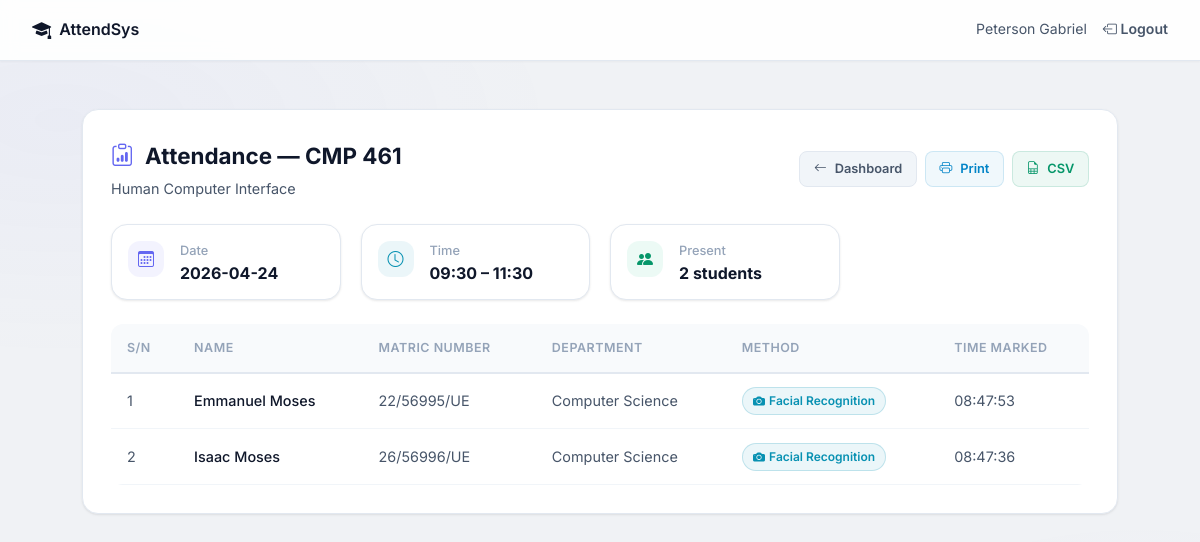
The app's page /view_attendance/1 (signed in) with its own data.
### models.py (models this page shows)
class User(db.Model, UserMixin):
    __tablename__ = 'users'
    id = db.Column(db.Integer, primary_key=True)
    username = db.Column(db.String(100), unique=True, nullable=False)
    password = db.Column(db.String(200), nullable=False)
    role = db.Column(db.String(20), nullable=False) # 'admin', 'lecturer', 'student'
    name = db.Column(db.String(100), nullable=False)
    department = db.Column(db.String(100), nullable=True) # Important for students
    photo_path = db.Column(db.String(200), nullable=True)
    face_encoding = db.Column(db.Text, nullable=True) # Store JSON string of 128-d array
    qr_code_path = db.Column(db.String(200), nullable=True)
    registered_by = db.Column(db.Integer, db.ForeignKey('users.id'), nullable=True)
    courses = db.relationship('Course', backref='lecturer', cascade="all, delete-orphan", lazy=True)
    attendances = db.relationship('Attendance', backref='student', cascade="all, delete-orphan", lazy=True)

class Course(db.Model):
    __tablename__ = 'courses'
    id = db.Column(db.Integer, primary_key=True)
    course_code = db.Column(db.String(20), unique=True, nullable=False)
    course_name = db.Column(db.String(150), nullable=False)
    lecturer_id = db.Column(db.Integer, db.ForeignKey('users.id'), nullable=False)
    sessions = db.relationship('Session', backref='course', cascade="all, delete-orphan", lazy=True)

class Session(db.Model):
    __tablename__ = 'sessions'
    id = db.Column(db.Integer, primary_key=True)
    course_id = db.Column(db.Integer, db.ForeignKey('courses.id'), nullable=False)
    date = db.Column(db.Date, nullable=False, default=datetime.utcnow().date)
    start_time = db.Column(db.Time, nullable=False)
    end_time = db.Column(db.Time, nullable=False)
    attendances = db.relationship('Attendance', backref='session', cascade="all, delete-orphan", lazy=True)

class Attendance(db.Model):
    __tablename__ = 'attendances'
    id = db.Column(db.Integer, primary_key=True)
    session_id = db.Column(db.Integer, db.ForeignKey('sessions.id'), nullable=False)
    student_id = db.Column(db.Integer, db.ForeignKey('users.id'), nullable=False)
    timestamp = db.Column(db.DateTime, nullable=False, default=datetime.utcnow)
    method = db.Column(db.String(50), nullable=False) # 'QR Code' or 'Facial Recognition'
    __table_args__ = (
        db.UniqueConstraint('session_id', 'student_id', name='unique_attendance'),
    )

### routes.py (the view)
@main.route('/view_attendance/<int:session_id>')
@login_required
def view_attendance(session_id):
    if current_user.role != 'lecturer' and current_user.role != 'admin':
        return redirect(url_for('main.login'))
    session = Session.query.get_or_404(session_id)
    attendances = session.attendances
    return render_template('view_attendance.html', session=session, attendances=attendances)

### app.py (called while the page is built)
@login_manager.user_loader
def load_user(user_id):
    return User.query.get(int(user_id))

### templates/view_attendance.html (shortened to what this page needs)
{% extends "base.html" %}
{% block body %}
<div style="position:relative;z-index:1;min-height:100vh;">
    <nav>
        <a href="{{ url_for('main.login') }}" style="display:flex;align-items:center;gap:.5rem;">
            <i class="bi bi-mortarboard-fill" style="font-size:1.2rem;"></i> AttendSys
        </a>
        <div class="nav-links">
            {% if current_user.is_authenticated %}
                <span>{{ current_user.name }}</span>
                <a href="{{ url_for('main.logout') }}"><i class="bi bi-box-arrow-left"></i> Logout</a>
            {% endif %}
        </div>
    </nav>
    <div class="container">
        <div class="glass-card">
            <div style="display:flex;justify-content:space-between;align-items:center;flex-wrap:wrap;gap:1rem;margin-bottom:1.5rem;">
                <div>
                    <h2 style="margin-bottom:.25rem;">
                        <i class="bi bi-clipboard-data" style="color:var(--primary);margin-right:.4rem;"></i>
                        Attendance — {{ session.course.course_code }}
                    </h2>
                    <p style="color:var(--text-secondary);font-size:.9rem;">{{ session.course.course_name }}</p>
                </div>
                <div class="btn-group">
                    <a href="{{ url_for('main.lecturer_dashboard') }}" class="btn btn-secondary btn-sm">
                        <i class="bi bi-arrow-left"></i> Dashboard
                    </a>
                    <a href="{{ url_for('main.print_report', session_id=session.id) }}" class="btn btn-info btn-sm">
                        <i class="bi bi-printer"></i> Print
                    </a>
                    <a href="{{ url_for('main.download_report', session_id=session.id) }}" class="btn btn-success btn-sm">
                        <i class="bi bi-file-earmark-spreadsheet"></i> CSV
                    </a>
                </div>
            </div>
            <div class="stats-grid" style="margin-bottom:1.5rem;">
                <div class="stat-card" style="padding:1rem;">
                    <div class="stat-icon indigo" style="width:36px;height:36px;font-size:1rem;"><i class="bi bi-calendar3"></i></div>
                    <div class="stat-info">
                        <div class="stat-label">Date</div>
                        <div class="stat-value" style="font-size:1rem;">{{ session.date }}</div>
                    </div>
                </div>
                <div class="stat-card" style="padding:1rem;">
                    <div class="stat-icon cyan" style="width:36px;height:36px;font-size:1rem;"><i class="bi bi-clock"></i></div>
                    <div class="stat-info">
                        <div class="stat-label">Time</div>
                        <div class="stat-value" style="font-size:1rem;">{{ session.start_time.strftime('%H:%M') }} – {{ session.end_time.strftime('%H:%M') }}</div>
                    </div>
                </div>
                <div class="stat-card" style="padding:1rem;">
                    <div class="stat-icon emerald" style="width:36px;height:36px;font-size:1rem;"><i class="bi bi-people-fill"></i></div>
                    <div class="stat-info">
                        <div class="stat-label">Present</div>
                        <div class="stat-value" style="font-size:1rem;">{{ attendances|length }} student{{ 's' if attendances|length != 1 }}</div>
                    </div>
                </div>
            </div>
            <div class="table-wrapper">
                <table>
                    <thead>
                        <tr>
                            <th>S/N</th>
                            <th>Name</th>
                            <th>Matric Number</th>
                            <th>Department</th>
                            <th>Method</th>
                            <th>Time Marked</th>
                        </tr>
                    </thead>
                    <tbody>
                        {% for att in attendances %}
                        <tr>
                            <td>{{ loop.index }}</td>
                            <td style="color:var(--text-primary);font-weight:500;">{{ att.student.name }}</td>
                            <td>{{ att.student.username }}</td>
                            <td>{{ att.student.department or 'N/A' }}</td>
                            <td>
                                {% if 'QR' in att.method %}
                                    <span class="badge badge-qr"><i class="bi bi-qr-code-scan"></i> {{ att.method }}</span>
                                {% else %}
                                    <span class="badge badge-face"><i class="bi bi-camera-fill"></i> {{ att.method }}</span>
                                {% endif %}
                            </td>
                            <td>{{ att.timestamp.strftime('%H:%M:%S') }}</td>
                        </tr>
                        {% endfor %}
                    </tbody>
                </table>
            </div>
        </div>
    </div>
</div>
{% endblock %}

### records on screen
User: name "Peterson Gabriel"
Course: course.course_code "CMP 461", course.course_name "Human Computer Interface"
Attendance: student.name "Emmanuel Moses", student.username "22/56995/UE", student "Computer Science", method "Facial Recognition", timestamp "08:47:53"
Attendance: student.name "Isaac Moses", student.username "26/56996/UE", student "Computer Science", method "Facial Recognition", timestamp "08:47:36"

### other values on screen
{{ session.date }} "2026-04-24"
{{ session.start_time.strftime('%H:%M') }} "09:30"
{{ session.end_time.strftime('%H:%M') }} "11:30"
{{ attendances|length }} "2"
{{ 's' if attendances|length != 1 }} "s"
